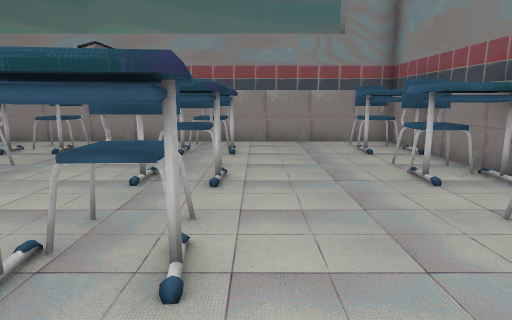
view 1 (above)

16 first-person views from a walk through a Unity game level. The camera is 1.3 m above the floor, tilts 10° down and sees 75° across. The floor is counted in squares, 1 m on a side. Each view is taken from the middle of a square. On the plan, view 1 faces up. The plan holds only what a view shows up to about 14 squares ahead; the rest is blank. The place goes on beyond the plan. The player character is not drawn. Some animated figures are left out.

view 2
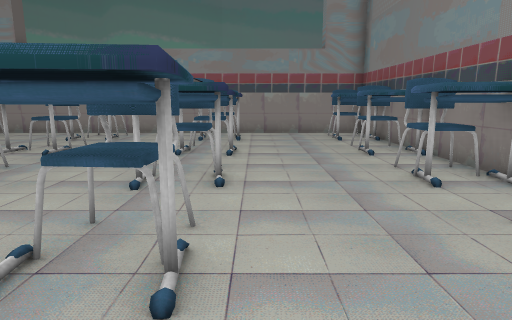

view 3
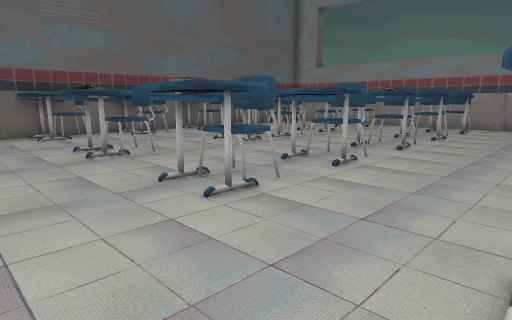

view 4
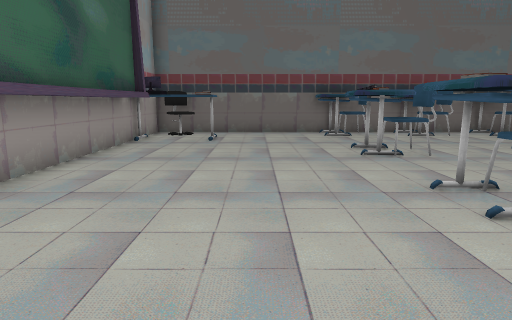

view 5
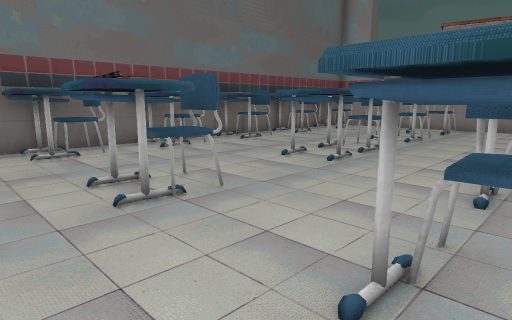

view 6
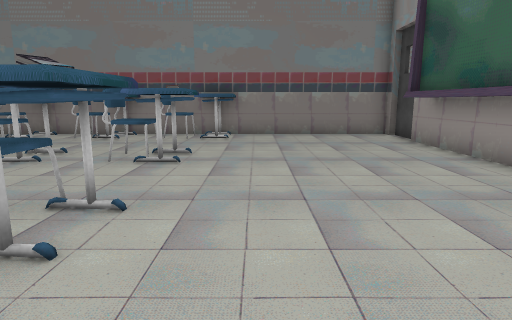

view 7
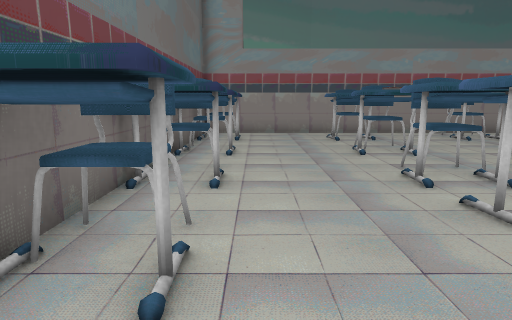

view 8
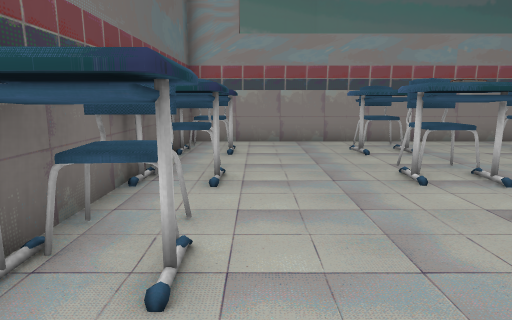

view 9
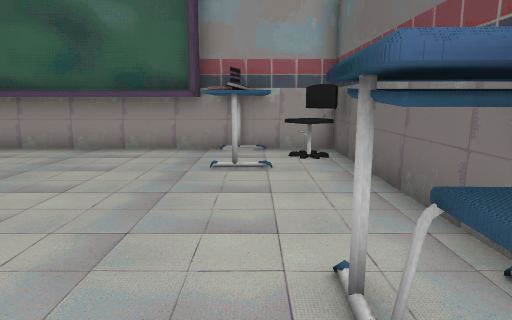

view 10
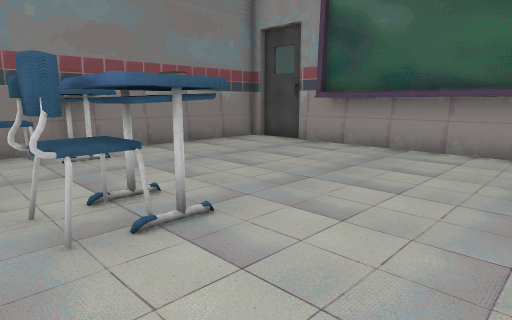

view 11
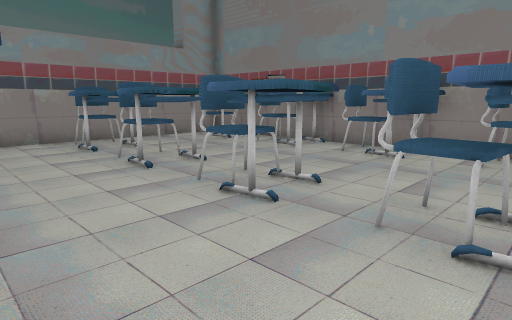

view 12
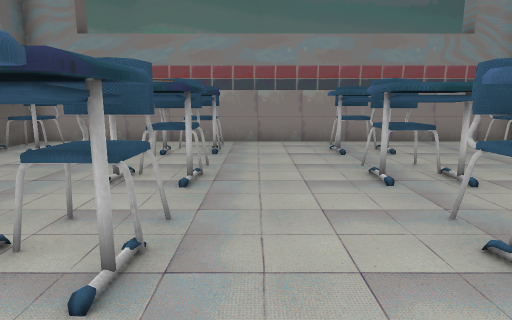

view 13
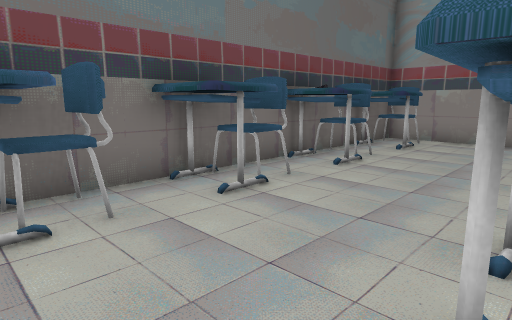

view 14
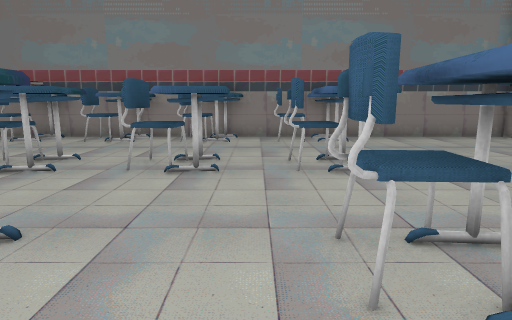

view 15
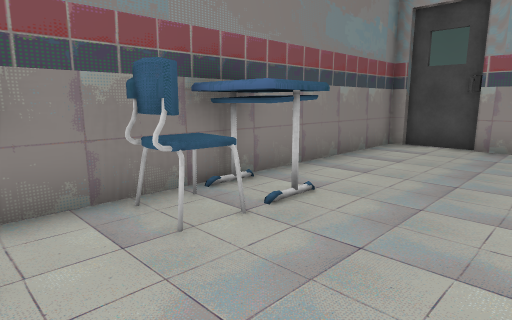

view 16
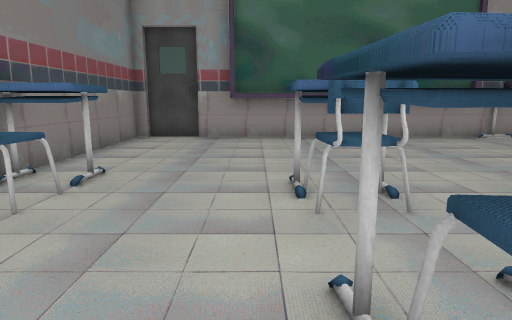

### Floor plan
Key: @ floor where view 1 was taken; # wall or solid block; . floor; = window, fence, low wall or low ledge; ^ raised ledge; T thing the floor can be seen under or through; O other object.
Columns run from 11 left of view 1 to 4 right of it. Each row starts with its distance up from view 1.
 11 ^###############
 10 #O...OO..OO...O#
  9 ##...##..##...##
  8 ##...##..##...##
  7 #O...OO...O...O#
  6 ##...TT..##...##
  5 ##...TT..##...##
  4 #O...OO...O...O#
  3 #O...O#..#O...O#
  2 ##...##..##...##
  1 #....##........#
  0 #O...##..#O@..O#
 -1 ##.......##...##
 -2 =..............#
 -3 #O...OO..OO...OO
 -4 ##...##..##...##
 -5 =#............##
 -6 =..............#
 -7 =..............#
 -8 =..............#
 -9 =.^^...........#
-10 #O^^#......##..#
-11 ##############.#
-12              ^#^

Where each view was taken, in squares from view 1:
view 1: 0 up, 0 right, facing up
view 2: 3 down, 0 right, facing up
view 3: 7 down, 3 right, facing up-left
view 4: 7 down, 3 right, facing left
view 5: 6 down, 1 left, facing up-left
view 6: 6 down, 9 left, facing right
view 7: 3 down, 9 left, facing up
view 8: 0 up, 9 left, facing up
view 9: 2 down, 9 left, facing down
view 10: 2 down, 5 left, facing down-right
view 11: 1 down, 5 left, facing up-right
view 12: 0 up, 4 left, facing up
view 13: 1 down, 6 left, facing up-left
view 14: 2 down, 8 left, facing right
view 15: 1 down, 0 right, facing down-right
view 16: 1 up, 0 right, facing down
